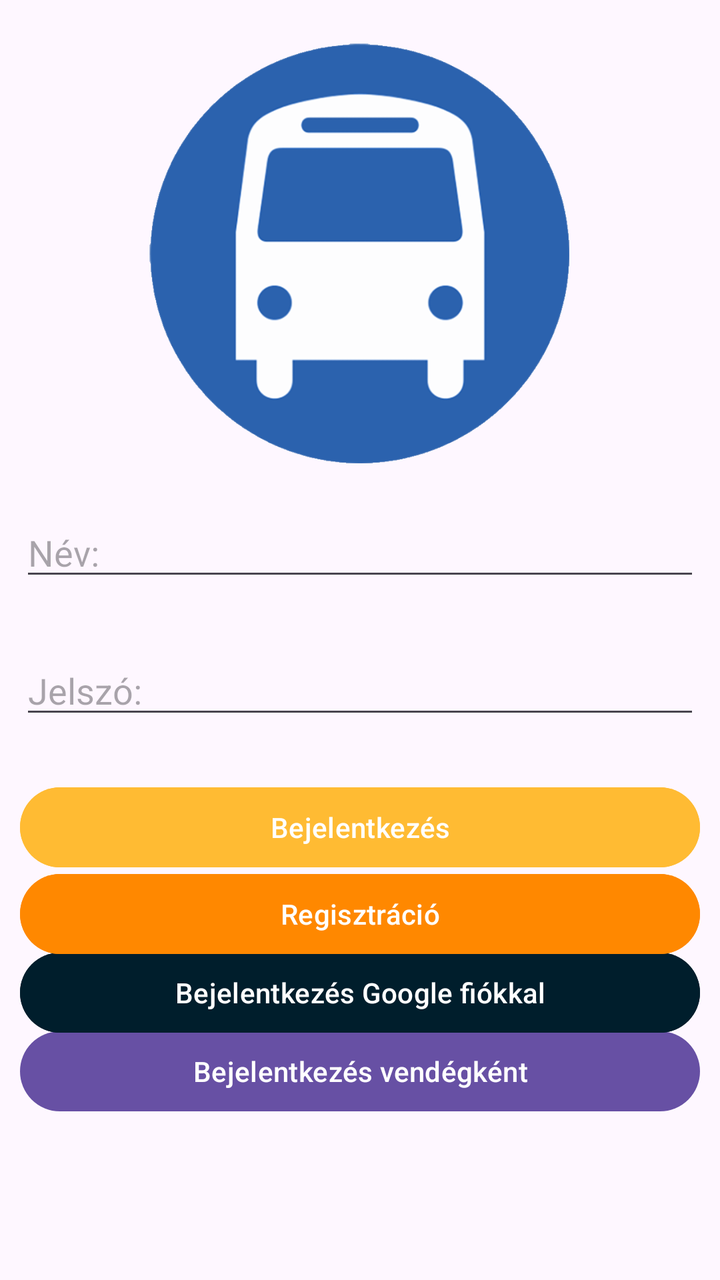
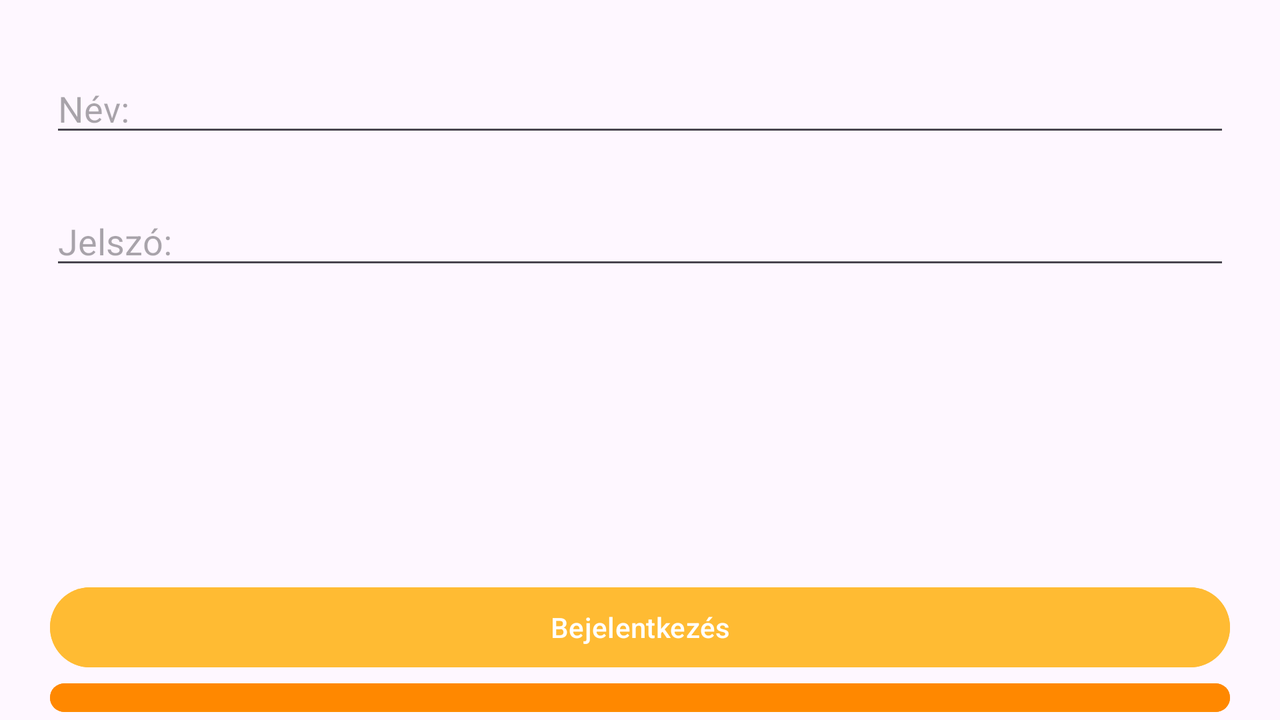

One screen, two layout resources from the same app: the default and the repository's alternative for another configuration. Each is rendered where Android would select it; the XML of both is given below.
<!-- AndroidManifest.xml: application theme Theme.Buszjegy -->
<!-- res/layout/activity_main.xml -->
<?xml version="1.0" encoding="utf-8"?>
<androidx.constraintlayout.widget.ConstraintLayout xmlns:android="http://schemas.android.com/apk/res/android"
    xmlns:app="http://schemas.android.com/apk/res-auto"
    xmlns:tools="http://schemas.android.com/tools"
    android:id="@+id/main"
    android:layout_width="match_parent"
    android:layout_height="match_parent"
    android:backgroundTint="@color/common_google_signin_btn_text_light_disabled"
    tools:context=".MainActivity">

    <EditText
        android:id="@+id/editTextUserName"
        android:layout_width="match_parent"
        android:layout_height="wrap_content"
        android:layout_marginLeft="10dp"
        android:layout_marginTop="32dp"
        android:layout_marginRight="10dp"
        android:ems="10"
        android:hint="@string/name"
        android:inputType="text"
        app:layout_constraintBottom_toBottomOf="parent"
        app:layout_constraintTop_toTopOf="parent"
        app:layout_constraintVertical_bias="0.392"
        tools:layout_editor_absoluteX="0dp" />

    <EditText
        android:id="@+id/editTextUserPassword"
        android:layout_width="match_parent"
        android:layout_height="wrap_content"
        android:layout_marginLeft="10dp"
        android:layout_marginRight="10dp"
        android:layout_marginBottom="150dp"
        android:ems="10"
        android:hint="@string/password"
        android:inputType="textPassword"
        app:layout_constraintBottom_toBottomOf="parent"
        app:layout_constraintTop_toBottomOf="@+id/editTextUserName"
        app:layout_constraintVertical_bias="0.181"
        tools:layout_editor_absoluteX="0dp" />

    <Button
        android:id="@+id/loginButton"
        android:layout_width="0dp"
        android:layout_height="wrap_content"
        android:layout_marginLeft="10dp"
        android:layout_marginRight="10dp"
        android:backgroundTint="@android:color/holo_orange_light"
        android:onClick="login"
        android:text="@string/login"
        app:layout_constraintBottom_toBottomOf="parent"
        app:layout_constraintEnd_toEndOf="parent"
        app:layout_constraintHorizontal_bias="0.0"
        app:layout_constraintStart_toStartOf="parent"
        app:layout_constraintTop_toBottomOf="@+id/editTextUserPassword"
        app:layout_constraintVertical_bias="0.111" />

    <Button
        android:id="@+id/loginAsGuestButton"
        android:layout_width="0dp"
        android:layout_height="wrap_content"
        android:layout_marginLeft="10dp"
        android:layout_marginRight="10dp"
        android:onClick="loginAsGuest"
        android:text="@string/loginAsGuest"
        app:layout_constraintBottom_toBottomOf="parent"
        app:layout_constraintEnd_toEndOf="parent"
        app:layout_constraintHorizontal_bias="0.2"
        app:layout_constraintStart_toStartOf="parent"
        app:layout_constraintTop_toBottomOf="@+id/editTextUserPassword"
        app:layout_constraintVertical_bias="0.647" />

    <Button
        android:id="@+id/loginWithGoogle"
        android:layout_width="0dp"
        android:layout_height="wrap_content"
        android:layout_marginLeft="10dp"
        android:layout_marginRight="10dp"
        android:backgroundTint="@android:color/system_accent1_900"
        android:onClick="loginWithGoogle"
        android:text="@string/loginWithGoogle"
        app:layout_constraintBottom_toBottomOf="parent"
        app:layout_constraintEnd_toEndOf="parent"
        app:layout_constraintStart_toStartOf="parent"
        app:layout_constraintTop_toBottomOf="@+id/editTextUserPassword"
        app:layout_constraintVertical_bias="0.474" />

    <Button
        android:id="@+id/registerButton"
        android:layout_width="0dp"
        android:layout_height="wrap_content"
        android:layout_marginLeft="10dp"
        android:layout_marginRight="10dp"
        android:backgroundTint="@android:color/holo_orange_dark"
        android:onClick="register"
        android:text="@string/registration"
        app:layout_constraintBottom_toBottomOf="parent"
        app:layout_constraintEnd_toEndOf="parent"
        app:layout_constraintStart_toStartOf="parent"
        app:layout_constraintTop_toBottomOf="@+id/editTextUserPassword"
        app:layout_constraintVertical_bias="0.302" />

    <ImageView
        android:id="@+id/imageView7"
        android:layout_width="295dp"
        android:layout_height="229dp"
        app:layout_constraintBottom_toTopOf="@+id/editTextUserName"
        app:layout_constraintEnd_toEndOf="parent"
        app:layout_constraintStart_toStartOf="parent"
        app:layout_constraintTop_toTopOf="parent"
        app:srcCompat="@drawable/round_blue_autobus_autocar_bus_station_icon_701751694972515da9abrwr17" />

</androidx.constraintlayout.widget.ConstraintLayout>
<!-- resources referenced by this layout -->
<resources>
  <!-- drawable round_blue_autobus_autocar_bus_station_icon_701751694972515da9abrwr17: png bitmap (drawable, 62764 bytes) -->
  <string name="login">Bejelentkezés</string>
  <string name="loginAsGuest">Bejelentkezés vendégként</string>
  <string name="loginWithGoogle">Bejelentkezés Google fiókkal</string>
  <string name="name">Név:</string>
  <string name="password">Jelszó:</string>
  <string name="registration">Regisztráció</string>
  <style name="Theme.Buszjegy" parent="Base.Theme.Buszjegy" />
  <style name="Base.Theme.Buszjegy" parent="Theme.Material3.DayNight.NoActionBar">
          
          
      </style>
</resources>
<!-- res/layout-land/activity_main.xml (the repository's variant of the layout above) -->
<!-- drawn on the phone turned sideways -->
<?xml version="1.0" encoding="utf-8"?>
<LinearLayout xmlns:android="http://schemas.android.com/apk/res/android"
    xmlns:app="http://schemas.android.com/apk/res-auto"
    xmlns:tools="http://schemas.android.com/tools"
    android:id="@+id/main"
    android:layout_width="match_parent"
    android:layout_height="match_parent"
    android:backgroundTint="@color/common_google_signin_btn_text_light_disabled"
    android:orientation="vertical"
    tools:context=".MainActivity">

    <EditText
        android:id="@+id/editTextUserName"
        android:layout_width="match_parent"
        android:layout_height="wrap_content"
        android:layout_marginLeft="25dp"
        android:layout_marginTop="32dp"
        android:layout_marginRight="25dp"
        android:ems="10"
        android:hint="@string/name"
        android:inputType="text"
        tools:layout_editor_absoluteX="0dp" />

    <EditText
        android:id="@+id/editTextUserPassword"
        android:layout_width="match_parent"
        android:layout_height="wrap_content"
        android:layout_marginLeft="25dp"
        android:layout_marginTop="25dp"
        android:layout_marginRight="25dp"
        android:layout_marginBottom="150dp"
        android:ems="10"
        android:hint="@string/password"
        android:inputType="textPassword"
        tools:layout_editor_absoluteX="0dp" />

    <Button
        android:id="@+id/loginButton"
        android:layout_width="match_parent"
        android:layout_height="wrap_content"
        android:layout_marginLeft="25dp"
        android:layout_marginRight="25dp"
        android:backgroundTint="@android:color/holo_orange_light"
        android:onClick="login"
        android:text="@string/login"
        app:layout_constraintVertical_bias="0.111" />

    <Button
        android:id="@+id/registerButton"
        android:layout_width="match_parent"
        android:layout_height="wrap_content"
        android:layout_marginLeft="25dp"
        android:layout_marginRight="25dp"
        android:backgroundTint="@android:color/holo_orange_dark"
        android:onClick="register"
        android:text="@string/registration"
        app:layout_constraintVertical_bias="0.111" />
</LinearLayout>
<!-- resources referenced by the variant -->
<!-- as the phone turned sideways resolves them -->
<resources>
  <string name="login">Bejelentkezés</string>
  <string name="name">Név:</string>
  <string name="password">Jelszó:</string>
  <string name="registration">Regisztráció</string>
  <style name="Theme.Buszjegy" parent="Base.Theme.Buszjegy" />
  <style name="Base.Theme.Buszjegy" parent="Theme.Material3.DayNight.NoActionBar">
          
          
      </style>
</resources>
